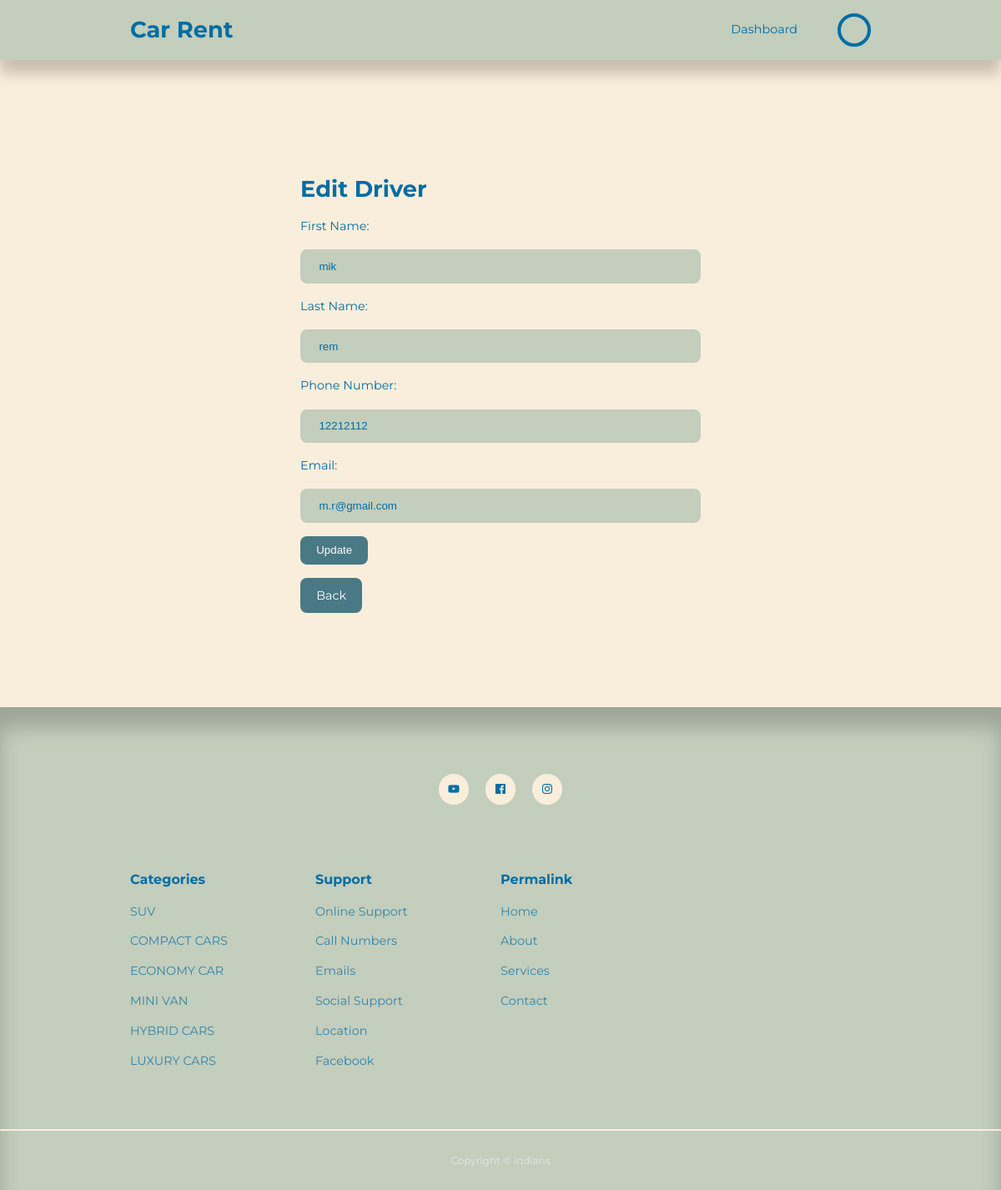
Page /admin/edit-driver.php?id=1 (signed in) on the committed database.
### tables this page shows
CREATE TABLE `driver` (
  `DriverID` int(11) NOT NULL,
  `dFname` varchar(50) DEFAULT NULL,
  `dLname` varchar(50) DEFAULT NULL,
  `dPhoneNo` varchar(11) DEFAULT NULL,
  `dLicensePhoto` blob DEFAULT NULL,
  `dEmail` varchar(50) DEFAULT NULL,
  `dPassword` varchar(50) DEFAULT NULL
);

### admin/edit-driver.php (the view, shortened to what this page needs)
<?php
  include '../partials/aheader.php';
  if (isset($_GET['id'])) {
    $driverID = $_GET['id'];
    $query = mysqli_query($connection, "SELECT * FROM driver WHERE DriverID = $driverID");
    $row = mysqli_fetch_assoc($query);
    $dfname = $row['dFname'];
    $dlname = $row['dLname'];
    $dphoneNo = $row['dPhoneNo'];
    $demail = $row['dEmail'];
} else {
}
?>
<section class="form_section">
    <div class="container form_section-container">
        <h2>Edit Driver</h2>
        <form action="edit-driver.php?id=<?php echo $driverID; ?>" method="POST" enctype="multipart/form-data">
            <label for="dfname">First Name:</label>
            <input type="text" name="dfname" value="<?php echo $dfname; ?>" placeholder="First Name">
            <label for="dlname">Last Name:</label>
            <input type="text" name="dlname" value="<?php echo $dlname; ?>" placeholder="Last Name">
            <label for="dphoneNo">Phone Number:</label>
            <input type="text" name="dphoneNo" value="<?php echo $dphoneNo; ?>" placeholder="Phone Number">
            <label for="demail">Email:</label>
            <input type="email" name="demail" value="<?php echo $demail; ?>" placeholder="Email">
            <button type="submit" name="update" class="btn">Update</button>
            <a href="drivers-info.php" class="btn">Back</a>
        </form>
    </div>
</section>
<?php
  include '../partials/footer.php';
  ?>

### css/style.css (style rules this page uses)
:root { --color-primary: #6f6af8; --color-primary-light: hsl(242, 91%, 69%, 18%); --color-primary-variant: #5854c7; --color-red: #da0f3f; --color-red-light: hsl(346, 87%, 46%, 15%); --color-green: #00c476; --color-green-light: hsl(156, 100%, 38%, 15%); --color-gray-900: #C3CEBD; --color-gray-700: #6A7C5F; --color-gray-300: rgba(242, 242, 254, 0.3); --color-gray-200: rgba(242, 242, 254, 0.7); --color-white:#006DA4; --color-bg:#F9EEDC; --color-orange: #F79147; --color-sage:#C3CEBD; --color-forest: #6A7C5F; --color-ice:#C6D9DB; --color-stone: #CCBFB2; --color-sleepyblue: #487984; --color-sienna: #CD8A39; --color-sky-blue: #A4DBE8; --color-terra: #D95D39; --color-navy: #1A2940; --transition: all 300ms ease; --container-width-lg: 74%; --container-width-md: 88%; --form-width: 40%; --card-border-radius-1: 0.3rem; --card-border-radius-2: 0.5rem; --card-border-radius-3: 0.8rem; --card-border-radius-4: 2rem; --card-border-radius-5: 5rem; }
* { margin:0; padding: 0; outline:0; border:0; appearance: 0; list-style: none; text-decoration: none; box-sizing: border-box; }
body { font-family: 'Montserrat', sans-serif; line-height: 1.6; color: var(--color-gray-200); overflow-x: hidden; background: var(--color-bg); font-size: 0.9rem; }
.container { width: var(--container-width-lg); max-width: 1800px; margin-inline: auto; }
section { padding: 4rem 0 2rem; margin-top: 3rem; width: 100vm; }
h1,h2,h3,h4 { color: var(--color-white); line-height: 1.3; }
h2 { font-size: 1.7rem; margin: 1rem 0; }
a { color: var(--color-white); transition: var(--transition); }
.btn { display: inline-block; width: fit-content; padding: 0.6rem 1.2rem; background-color: var(--color-sleepyblue); border-radius: var(--card-border-radius-2); cursor: pointer; transition: var(--transition); color: white; }
.form_section { display: grid; place-items: center; height: 100vh; }
.form_section-container { width: var(--form-width); }
form { display: flex; flex-direction: column; gap: 1rem; }
input, textarea, select { padding: 0.8rem 1.4rem; background-color: var(--color-gray-900); border-radius: var(--card-border-radius-2); resize: none; color: var(--color-white); }
.form_section label { color: var(--color-white); }

### rows in the picture
driver: dfname "mik", dlname "rem", dphoneNo "12212112", demail "m.r@gmail.com"
